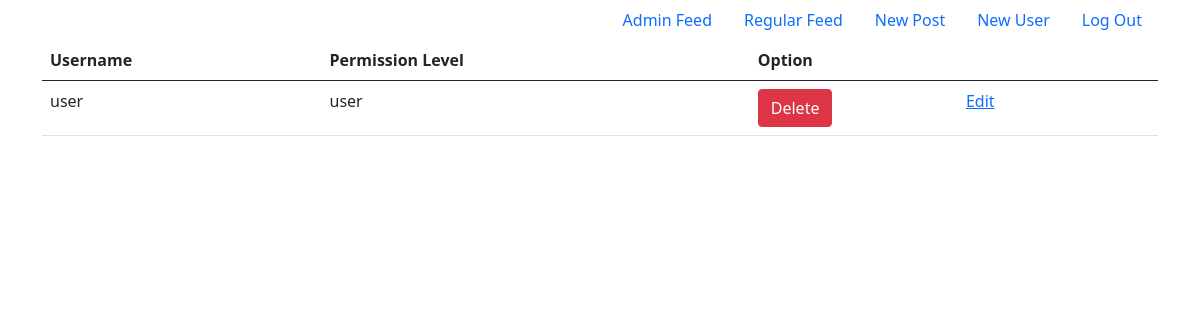
/users_list.php (signed in), run on an earlier commit of the app's database.
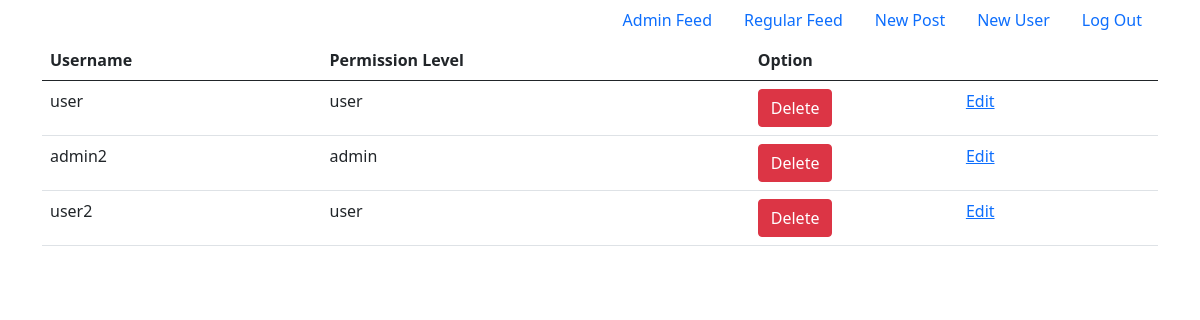
And on a later commit of the database.
### tables this page shows
CREATE TABLE `users` (
  `user_id` int(11) NOT NULL,
  `username` varchar(20) NOT NULL,
  `password` varchar(20) NOT NULL,
  `permission_level` int(11) NOT NULL
);

CREATE TABLE `permissions` (
  `permission_id` int(11) NOT NULL,
  `permission_name` varchar(10) NOT NULL
);

### functions/user_functions.php (called while the page is built, shortened)
<?php
function select_all_usernames($admin_id, $db) {
    $sql = "SELECT users.user_id, users.username, permissions.permission_name FROM users INNER JOIN permissions ON users.permission_level = permissions.permission_id WHERE NOT users.user_id = :admin_id";
    $stmt = $db->prepare($sql);
    $stmt->bindValue(":admin_id", $admin_id);
    $stmt->execute();
    return $stmt;
}

### users_list.php (the view, shortened to what this page needs)
<?php
require_once "config/db.php";
require_once "functions/user_functions.php";
?>
<!DOCTYPE html>
<html lang="en">
<head>
    <link rel="stylesheet" href="css/bootstrap.min.css">
    <link rel="stylesheet" href="css/style.css">
</head>
<body>
    <div class="container">
        <ul class="nav justify-content-end">
            <li class="nav-item">
                <a class="nav-link" href="admin_feed.php">Admin Feed</a>
            </li>
            <li class="nav-item">
                <a class="nav-link" href="feed.php">Regular Feed</a>
            </li>
            <li class="nav-item">
                <a class="nav-link" href="add.php">New Post</a>
            </li>
            <li class="nav-item">
                <a class="nav-link" href="add_user.php">New User</a>
            </li>
            <li class="nav-item">
                <a class="nav-link" href="logout.php">Log Out</a>
            </li>
        </ul>
        <table class='table table-hover'>
            <thead>
                <tr>
                    <th scope='col'>Username</th>
                    <th scope='col'>Permission Level</th>
                    <th scope='col'>Option</th>
                </tr>
            </thead>
            <tbody>
                <?php
                $stmt = select_all_usernames($_SESSION["user_id"], $db);
                if ($stmt->rowCount() > 0) {
                    while ($row = $stmt->fetch(PDO::FETCH_ASSOC)) {
                        $username = $row["username"];
                        $user_id =  $row["user_id"];
                        $permission_level = $row["permission_name"];
                        echo "
                            <tr>
                                <td>$username</td>
                                <td>$permission_level</td>
                                <td>
                                    <div class='row'>
                                        <div class='col-6'>
                                            <form action='users_list.php' method='post'>
                                                <input type='hidden' name='user_id' value='$user_id'>
                                                <input type='hidden' name='permission_level' value='$permission_level'>
                                                <input type='submit' name='delete_user' value='Delete' class='btn btn-danger'>
                                            </form>
                                        </div>
                                        <div class='col-6'>
                                            <a href='edit_user.php?user_id=$user_id '> Edit </a>
                                        </div>
                                    </div>
                                </td>
                            </tr>
                        ";
                    }
                }
                ?>
            </tbody>
        </table>
</body>
</html>

What changed in the data, as far as the page shows it:
added users: username "admin2", permission_level.permission_name "admin"
added users: username "user2", permission_level.permission_name "user"
